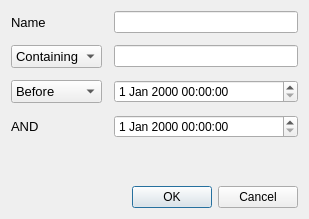
<?xml version="1.0" encoding="UTF-8"?>
<ui version="4.0">
 <class>Dialog</class>
 <widget class="QDialog" name="Dialog">
  <property name="geometry">
   <rect>
    <x>0</x>
    <y>0</y>
    <width>309</width>
    <height>219</height>
   </rect>
  </property>
  <property name="sizePolicy">
   <sizepolicy hsizetype="Fixed" vsizetype="Fixed">
    <horstretch>0</horstretch>
    <verstretch>0</verstretch>
   </sizepolicy>
  </property>
  <property name="maximumSize">
   <size>
    <width>16777215</width>
    <height>300</height>
   </size>
  </property>
  <property name="windowTitle">
   <string>Dialog</string>
  </property>
  <layout class="QGridLayout" name="gridLayout">
   <property name="spacing">
    <number>12</number>
   </property>
   <item row="0" column="1">
    <widget class="QLineEdit" name="name"/>
   </item>
   <item row="1" column="0">
    <widget class="QComboBox" name="pattern_type">
     <property name="font">
      <font>
       <pointsize>10</pointsize>
       <weight>50</weight>
       <bold>false</bold>
      </font>
     </property>
     <item>
      <property name="text">
       <string>Containing</string>
      </property>
     </item>
     <item>
      <property name="text">
       <string>Regex</string>
      </property>
     </item>
    </widget>
   </item>
   <item row="1" column="1">
    <widget class="QLineEdit" name="pattern"/>
   </item>
   <item row="2" column="0">
    <widget class="QComboBox" name="date_rangetype">
     <property name="sizePolicy">
      <sizepolicy hsizetype="Preferred" vsizetype="Fixed">
       <horstretch>0</horstretch>
       <verstretch>0</verstretch>
      </sizepolicy>
     </property>
     <property name="font">
      <font>
       <pointsize>10</pointsize>
       <weight>50</weight>
       <bold>false</bold>
      </font>
     </property>
     <item>
      <property name="text">
       <string>Before</string>
      </property>
     </item>
     <item>
      <property name="text">
       <string>After</string>
      </property>
     </item>
     <item>
      <property name="text">
       <string>Between</string>
      </property>
     </item>
    </widget>
   </item>
   <item row="2" column="1">
    <widget class="QDateTimeEdit" name="date1"/>
   </item>
   <item row="3" column="1">
    <widget class="QDateTimeEdit" name="date2"/>
   </item>
   <item row="5" column="1">
    <widget class="QDialogButtonBox" name="buttonBox">
     <property name="orientation">
      <enum>Qt::Horizontal</enum>
     </property>
     <property name="standardButtons">
      <set>QDialogButtonBox::Cancel|QDialogButtonBox::Ok</set>
     </property>
    </widget>
   </item>
   <item row="0" column="0">
    <widget class="QLabel" name="label">
     <property name="font">
      <font>
       <pointsize>10</pointsize>
       <weight>50</weight>
       <bold>false</bold>
      </font>
     </property>
     <property name="text">
      <string>Name</string>
     </property>
    </widget>
   </item>
   <item row="3" column="0">
    <widget class="QLabel" name="date2_label">
     <property name="font">
      <font>
       <pointsize>10</pointsize>
       <weight>50</weight>
       <bold>false</bold>
      </font>
     </property>
     <property name="text">
      <string>AND</string>
     </property>
    </widget>
   </item>
   <item row="4" column="1">
    <spacer name="verticalSpacer">
     <property name="orientation">
      <enum>Qt::Vertical</enum>
     </property>
     <property name="sizeHint" stdset="0">
      <size>
       <width>0</width>
       <height>0</height>
      </size>
     </property>
    </spacer>
   </item>
  </layout>
 </widget>
 <resources/>
 <connections>
  <connection>
   <sender>buttonBox</sender>
   <signal>accepted()</signal>
   <receiver>Dialog</receiver>
   <slot>accept()</slot>
   <hints>
    <hint type="sourcelabel">
     <x>248</x>
     <y>254</y>
    </hint>
    <hint type="destinationlabel">
     <x>157</x>
     <y>274</y>
    </hint>
   </hints>
  </connection>
  <connection>
   <sender>buttonBox</sender>
   <signal>rejected()</signal>
   <receiver>Dialog</receiver>
   <slot>reject()</slot>
   <hints>
    <hint type="sourcelabel">
     <x>316</x>
     <y>260</y>
    </hint>
    <hint type="destinationlabel">
     <x>286</x>
     <y>274</y>
    </hint>
   </hints>
  </connection>
 </connections>
</ui>
